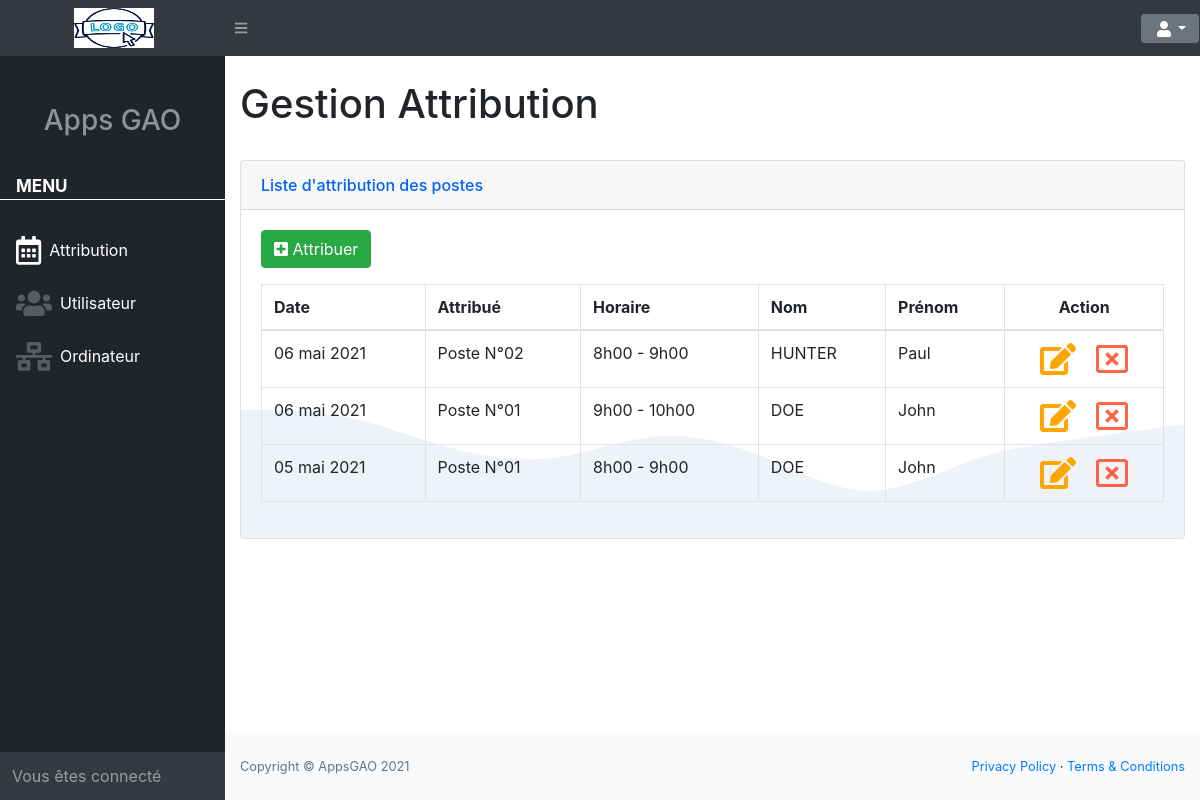
Page /index.php?act=db (signed in) on the committed database.
### tables this page shows
CREATE TABLE attribuer(
   numPoste INT(11) NOT NULL,
   numCreneau INT(11) NOT NULL,
   numUtil INT(11) NOT NULL,
   dateJour DATE NOT NULL,
   annuler tinyint(4) NOT NULL DEFAULT 0
);

CREATE TABLE post_info(
   numPoste INT(11) NOT NULL,
   nomPc VARCHAR(50) NOT NULL,
   etatPc VARCHAR(50) NOT NULL,
   date_crea DATETIME NOT NULL,
   versionPost TINYINT(1) NOT NULL DEFAULT 0
);

CREATE TABLE creneau_hor(
   numCreneau INT(11) NOT NULL ,
   creneauDebut TIME NOT NULL,
   creneauFin TIME NOT NULL,
   libelle VARCHAR(100) NOT NULL
);

CREATE TABLE utilisateur(
   numUtil INT(11) NOT NULL,
   nomUtil VARCHAR(100) NOT NULL,
   prenomUtil VARCHAR(100) NOT NULL,
   adresse VARCHAR(255) NOT NULL,
   codeP VARCHAR(25) NOT NULL,
   ville VARCHAR(100) NOT NULL,
   date_crea DATETIME NOT NULL,
   email VARCHAR(100) NOT NULL,
   passW VARCHAR(255) NOT NULL,
   supprimer TINYINT(1) NOT NULL DEFAULT 0,
   versionUtil TINYINT(1) NOT NULL DEFAULT 0
);

### views/vDashboard.php (called while the page is built)
<?php
    include 'structureHTML/hautHTML.php';
    include 'structureHTML/navbarHTML.php';
    include 'structureHTML/sideNavHTML.php';
    include 'vueDashboard/bodyDB.php';
    include 'structureHTML/footerHTML.php';
    include 'structureHTML/basHTML.php';

### index.php (called while the page is built, shortened)
<?php
    $view = "";
    $pAction = isset($_GET['act'])? $_GET['act'] : null;
    if(!isset($_GET['act'])){
        header("location:./index.php?act=acc");
    }else{
        switch ($pAction){
            case "db" :
                include './controlers/cDashboard.php';
            break;
        }
    }
    include './views/'.$view.'.php';
?>

### models/managerCrudAttr.php (called while the page is built, shortened)
<?php
    function getAllAttr(){
        global $pdo;
        $sql = ' SELECT a.*, u.nomUtil, u.prenomUtil, p.nomPc ,c.libelle
                    FROM attribuer as a
                    INNER JOIN utilisateur as u
                    ON a.numUtil = u.numUtil
                    INNER JOIN post_info as p
                    ON a.numPoste = p.numPoste
                    INNER JOIN creneau_hor as c
                    ON a.numCreneau = c.numCreneau
                    ORDER BY a.dateJour DESC, a.numCreneau ASC ';
        $requetes = $pdo->prepare($sql);
        $requetes->execute();
        $data =  $requetes->fetchAll(PDO::FETCH_ASSOC);
        return $data;
    }

### controlers/cDashboard.php (called while the page is built, shortened)
<?php
    include 'models/managerCrudAttr.php';
    if(!empty($pAction) && $pAction == "db"){
        $tabAttr = getAllAttr();
    }

### views/vueDashboard/bodyDB.php (the view, shortened to what this page needs)
<div id="layoutSidenav_content">
    <main>
        <div class="container-fluid">
            <h1 class="mt-4">Gestion Attribution</h1>
            <br>
            <div class="card card-waves ">
                <div class="card-header">
                    Liste d'attribution des postes
                </div>
                <div class="card-body">
                    <p class="font-weight-bold " >
                        <a href="index.php?act=crA&req=create" type="button" class="btn btn-success"><i class="fas fa-plus-square"></i> Attribuer</a>
                    </p>
                    <div class="table-responsive">
                        <table class="table table-bordered" id="dataTable" width="100%" cellspacing="0">
                            <thead>
                                <tr>
                                    <th>Date</th>
                                    <th>Attribué</th>
                                    <th>Horaire</th>
                                    <th>Nom</th>
                                    <th>Prénom</th>
                                    <th class="text-center">Action</th>
                                </tr>
                            </thead>
                            <tbody>
                                <?php
                                $datefmt = new IntlDateFormatter('fr_FR', NULL, NULL, NULL, NULL, 'dd MMMM yyyy');
                                foreach($tabAttr as $values){
                                    $date = date_create($values['dateJour']);
                                    echo' <tr>
                                            <td>'.$datefmt->format($date).'</td>
                                            <td>'.$values['nomPc'].'</td>
                                            <td>'.$values['libelle'].'</td>
                                            <td>'.$values['nomUtil'].'</td>
                                            <td>'.$values['prenomUtil'].'</td>
                                            <td class="text-center">
                                                <a href="index.php?act=crA&req=update&num='.$values['numPoste'].'" class="pr-2"><i class="fas fa-edit fa-2x" style="color:orange"></i></a>
                                                <a data-delete-url="index.php?act=db&req=delete&numP='.$values['numPoste'].'&numC='.$values['numCreneau'].'&numU='.$values['numUtil'].'" class="pl-2" type="button" data-toggle="modal" data-target="#modalSuppr"><i class="far fa-window-close fa-2x" style="color:Tomato"></i></a>
                                            </td>
                                        </tr>';
                                } ?>
                            </tbody>
                        </table>
                    </div>
                </div>
            </div>
        </div>
    </main>

### customer/css/style.css (style rules this page uses)
.card:not([class*=bg-]) .card-header { color: #0061f2; }
.card .card-header { font-weight: 500; }
.card-header:first-child { border-radius: 0.35rem 0.35rem 0 0; }
.card-waves .card-body { background-image: url(../../assets/media/bg-waves.svg); }
.card-waves .card-body, .card-angles .card-body { background-size: 100% auto; background-repeat: no-repeat; background-position: center bottom; }

### rows in the picture
attribuer: dateJour "06 mai 2021", post_info.nomPc "Poste N°02", numCreneau.libelle "8h00 - 9h00", utilisateur.nomUtil "HUNTER", utilisateur.prenomUtil "Paul"
attribuer: dateJour "06 mai 2021", post_info.nomPc "Poste N°01", numCreneau.libelle "9h00 - 10h00", utilisateur.nomUtil "DOE", utilisateur.prenomUtil "John"
attribuer: dateJour "05 mai 2021", post_info.nomPc "Poste N°01", numCreneau.libelle "8h00 - 9h00", utilisateur.nomUtil "DOE", utilisateur.prenomUtil "John"
